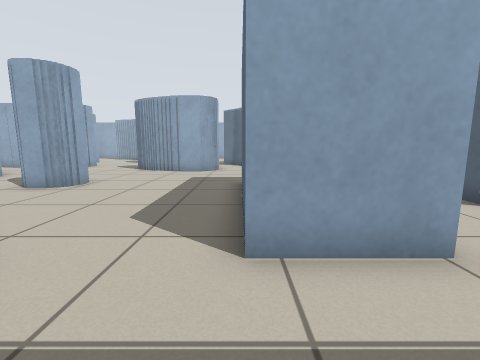
View 1 (above)

20 first-person views from a walk through a Stage world. The camera is 0.68 m above the floor, tilts 8° down and sees 90° across. The lines on the ground mark 1 m squares. The floor is counted in squares, 0.5 m on a side. Each view is taken from the middle of a square. On the plan, view 1 faces up. The plan holds only what a view shows up to about 12 squares ahead; the rest is blank. The robots in the file are not drawn.

View 2
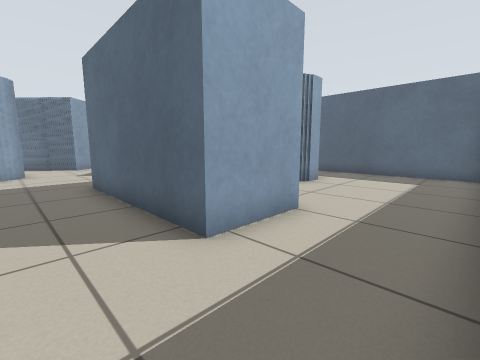

View 3
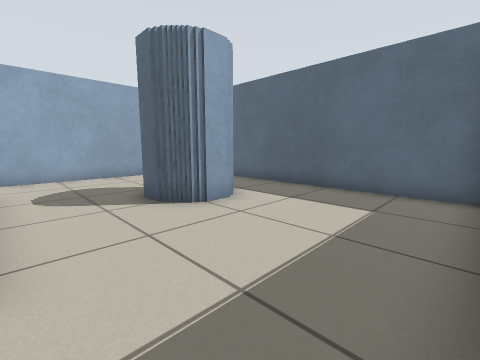

View 4
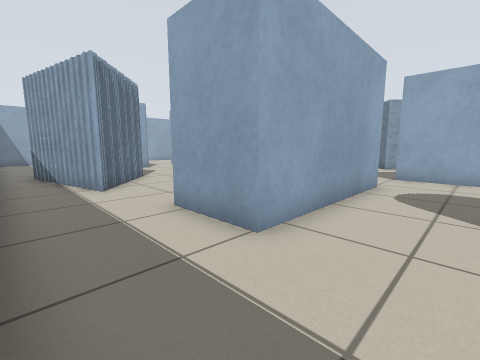

View 5
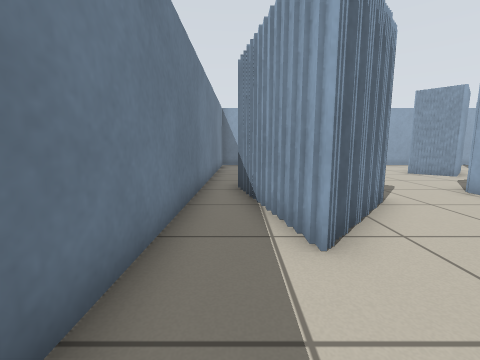

View 6
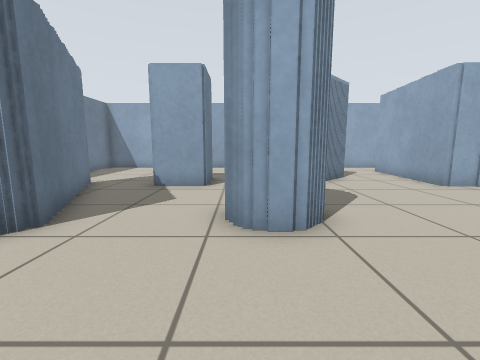

View 7
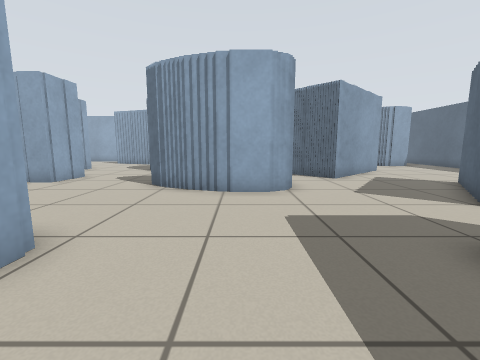

View 8
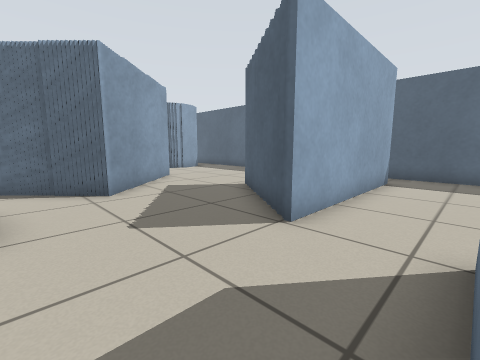

View 9
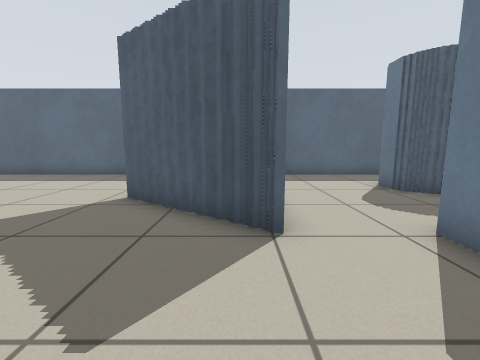

View 10
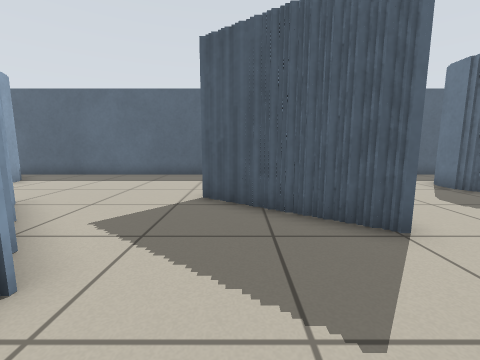

View 11
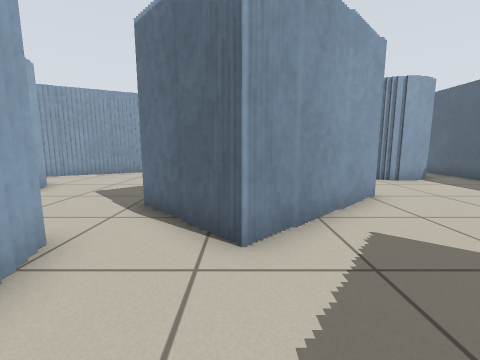

View 12
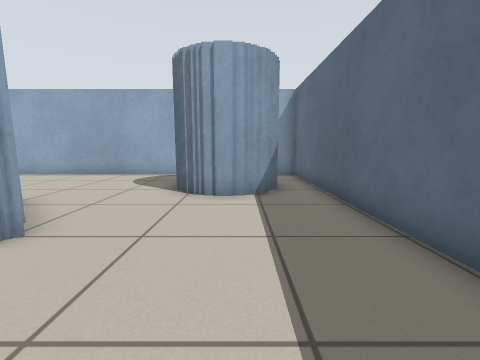

View 13
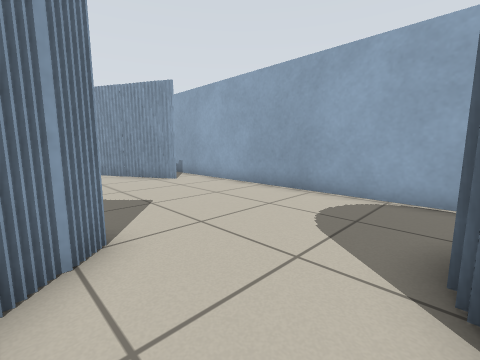

View 14
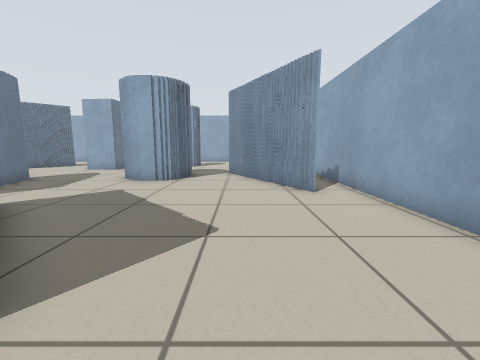

View 15
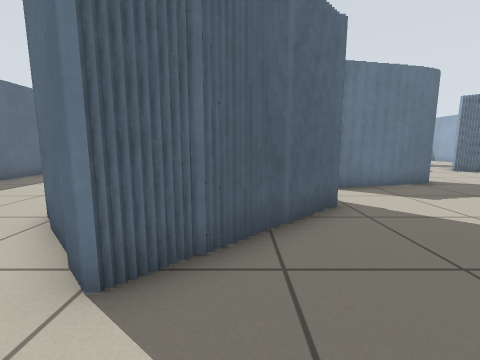

View 16
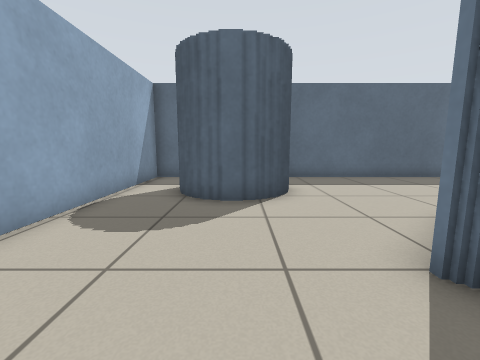

View 17
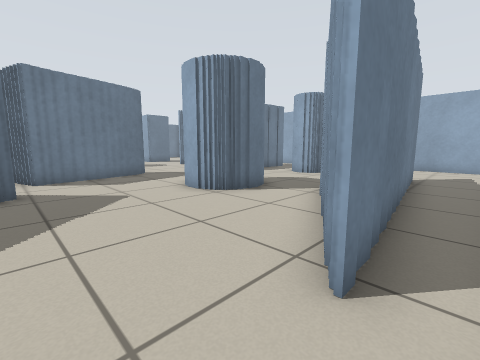

View 18
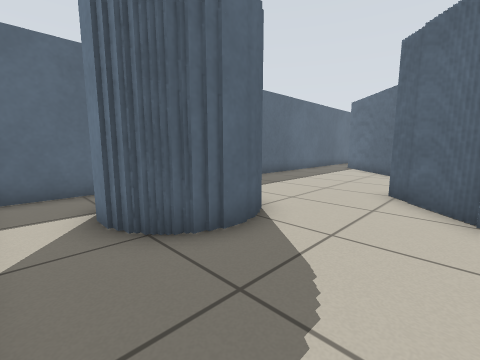

View 19
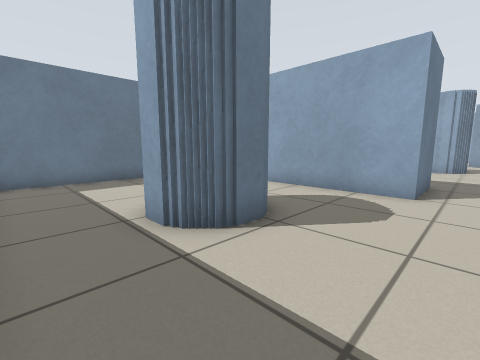

View 20
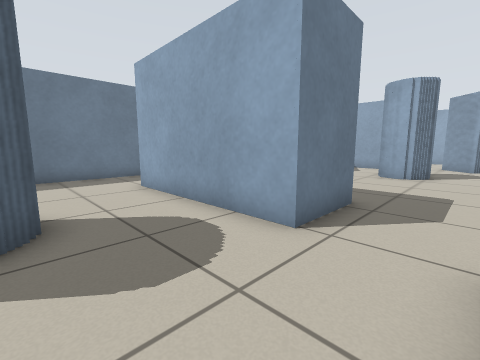

### Floor plan
Key: @ floor where view 1 was taken; # wall or solid block; . floor.
Columns run from 18 left of view 1 to 11 right of it. Each row starts with its distance up from view 1.
 28           ####################
 27 #............................#
 26 #..........####..........##..#
 25   ....########..........##  .#
 24           ##............## #.#
 23          ................###.#
 22        ......................#
 21      #....###.......##.......#
 20        ..   #.....#####......#
 19             #....##  ##......#
 18         .........## ##.......#
 17         #.........###........#
 16     ##  #.....###............#
 15     .####...### #............#
 14     .........####......##. ..#
 13      .........###.....####  .#
 12      ##..............#######.#
 11       ##.....................#
 10       #......................#
  9       .....##.....###........#
  8        ....##.....###........#
  7       ##..........###...##...#
  6        ##.........###...###..#
  5         #.........###...###..#
  4      ......###....###........#
  3     ....#######...###........#
  2     ....# ######.............#
  1     ......##.................#
  0       ............@..........#
 -1       ########################

Where each view was taken, in squares from view 1:
view 1: 0 up, 0 right, facing up
view 2: 0 up, 2 left, facing up-right
view 3: 0 up, 3 right, facing up-right
view 4: 0 up, 5 right, facing up-left
view 5: 1 up, 0 right, facing left
view 6: 8 up, 2 left, facing left
view 7: 6 up, 3 left, facing up
view 8: 9 up, 1 left, facing up-right
view 9: 12 up, 1 left, facing right
view 10: 14 up, 1 left, facing right
view 11: 13 up, 1 right, facing up
view 12: 16 up, 8 right, facing up
view 13: 21 up, 6 right, facing up-left
view 14: 24 up, 4 right, facing left
view 15: 24 up, 1 right, facing down
view 16: 24 up, 0 right, facing right
view 17: 27 up, 1 left, facing down-left
view 18: 27 up, 3 right, facing down-right
view 19: 10 up, 10 right, facing down-left
view 20: 11 up, 6 right, facing down-left
